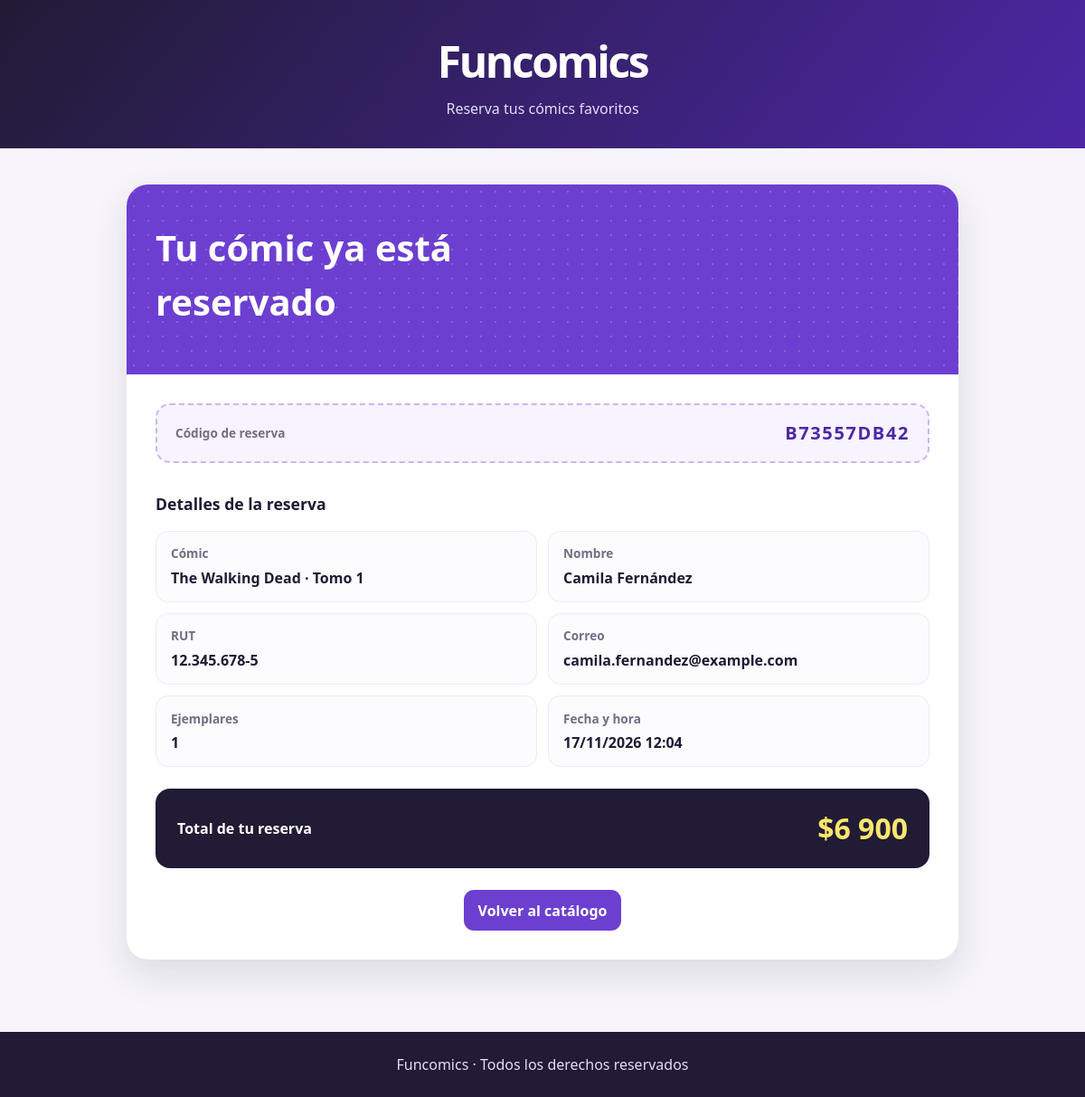
Screenshot of /comprobante/16/ with the database file from the repository.
### tienda/models.py (models this page shows, shortened)
class Reserva(models.Model):
    comic = models.ForeignKey(Comic, on_delete=models.CASCADE)
    nombre_cliente = models.CharField(max_length=50)
    correo_cliente = models.EmailField()
    rut_cliente = models.CharField(max_length=10, unique=True)
    cantidad_ejemplares = models.PositiveIntegerField()
    fecha_y_hora_reserva = models.DateTimeField(auto_now_add=True)
    codigo_reserva = models.CharField(max_length=10, unique=True)

class Comic(models.Model):
    titulo = models.CharField(max_length=50)
    editorial = models.ForeignKey(Editorial, on_delete=models.CASCADE)
    portada = models.ImageField(upload_to='portadas/', blank=True)
    portada_alternativa = models.ImageField(upload_to='portadas/', blank=True)
    numero_tomo = models.PositiveIntegerField()
    tapa_dura = models.BooleanField()
    stock = models.PositiveIntegerField()
    precio = models.PositiveIntegerField()
    disponible = models.BooleanField(default=True)

### tienda/views.py (the view)
# urls.py: path('comprobante/<int:id_reserva>/', views.comprobante),
def comprobante(request, id_reserva):
    reserva = Reserva.objects.select_related('comic').get(id=id_reserva)
    valor_total = reserva.comic.precio * reserva.cantidad_ejemplares
    rut_formateado = formatear_rut(reserva.rut_cliente)
    data = {
        'reserva': reserva,
        'valor_total': valor_total,
        'rut_formateado': rut_formateado,
    }
    return render(request, 'comprobante.html', data)

### tienda/views.py (called while the page is built)
def formatear_rut(rut):
    rut_limpio = rut.replace('.', '').replace('-', '').strip().upper()
    if (
        len(rut_limpio) < 2
        or not rut_limpio[:-1].isdigit()
        or not (rut_limpio[-1].isdigit() or rut_limpio[-1] == 'K')
    ):
        return rut
    cuerpo = f'{int(rut_limpio[:-1]):,}'.replace(',', '.')
    return f'{cuerpo}-{rut_limpio[-1]}'

### templates/comprobante.html (shortened to what this page needs)
{% extends "base.html" %}
{% load humanize %}
{% block content %}
    <div class="page-container receipt-page">
        <article class="receipt-card">
            <header class="receipt-banner">
                <h1>Tu cómic ya está reservado</h1>
            </header>
            <div class="receipt-content">
                <div class="receipt-code">
                    <span>Código de reserva</span>
                    <strong>{{ reserva.codigo_reserva }}</strong>
                </div>
                <h2 class="receipt-section-title">Detalles de la reserva</h2>
                <div class="receipt-details">
                    <div class="receipt-detail">
                        <span>Cómic</span>
                        <strong>{{ reserva.comic.titulo }} · Tomo {{ reserva.comic.numero_tomo }}</strong>
                    </div>
                    <div class="receipt-detail">
                        <span>Nombre</span>
                        <strong>{{ reserva.nombre_cliente }}</strong>
                    </div>
                    <div class="receipt-detail">
                        <span>RUT</span>
                        <strong>{{ rut_formateado }}</strong>
                    </div>
                    <div class="receipt-detail">
                        <span>Correo</span>
                        <strong>{{ reserva.correo_cliente }}</strong>
                    </div>
                    <div class="receipt-detail">
                        <span>Ejemplares</span>
                        <strong>{{ reserva.cantidad_ejemplares }}</strong>
                    </div>
                    <div class="receipt-detail">
                        <span>Fecha y hora</span>
                        <strong>{{ reserva.fecha_y_hora_reserva|date:"d/m/Y H:i" }}</strong>
                    </div>
                </div>
                <div class="receipt-total">
                    <span>Total de tu reserva</span>
                    <strong>${{ valor_total|intcomma }}</strong>
                </div>
                <div class="receipt-actions">
                    <a href="/" class="button button-primary">Volver al catálogo</a>
                </div>
            </div>
        </article>
    </div>
{% endblock %}

### static/css/estilo.css (style rules this page uses)
:root { --ink: #211b35; --muted: #756d83; --purple: #6c3fd1; --purple-dark: #4d27a6; --page: #f7f5fb; --surface: #fff; --line: #e8e3f0; --yellow: #ffe66d; }
* { box-sizing: border-box; }
body { min-width: 320px; min-height: 100vh; margin: 0; background: var(--page); color: var(--ink); font-family: system-ui, -apple-system, "Segoe UI", sans-serif; line-height: 1.5; }
.page-container { width: min(1200px, calc(100% - 2rem)); margin: 0 auto; }
.button { display: inline-flex; min-height: 2.75rem; align-items: center; justify-content: center; padding: 0.65rem 1rem; border: 0; border-radius: 0.7rem; cursor: pointer; font: inherit; font-weight: 800; text-align: center; text-decoration: none; transition: background-color 150ms ease, transform 150ms ease; }
.button-primary { background: var(--purple); color: #fff; }
.receipt-page { max-width: 920px; padding-bottom: 3rem; }
.receipt-card { overflow: hidden; border-radius: 1.5rem; background: var(--surface); box-shadow: 0 1rem 2.5rem rgba(33, 27, 53, 0.12); }
.receipt-banner { position: relative; overflow: hidden; padding: 2.5rem 2rem; background-color: var(--purple); background-image: radial-gradient(rgba(255, 255, 255, 0.18) 1.5px, transparent 1.5px); background-size: 16px 16px; color: #fff; }
.receipt-banner h1 { max-width: 32rem; margin: 0 0 0.65rem; font-size: clamp(1.7rem, 4vw, 2.5rem); font-weight: 900; }
.receipt-content { padding: 2rem; }
.receipt-code { display: flex; align-items: center; justify-content: space-between; gap: 1rem; margin-bottom: 2rem; padding: 1rem 1.25rem; border: 2px dashed #c9b8ef; border-radius: 1rem; background: #f7f3ff; }
.receipt-code span, .receipt-detail span { color: var(--muted); font-size: 0.85rem; font-weight: 700; }
.receipt-code strong { color: var(--purple-dark); font-size: 1.25rem; letter-spacing: 0.08em; }
.receipt-section-title { margin: 0 0 1rem; font-size: 1.1rem; font-weight: 800; }
.receipt-details { display: grid; grid-template-columns: repeat(2, minmax(0, 1fr)); gap: 0.75rem; }
.receipt-detail { display: flex; min-width: 0; flex-direction: column; gap: 0.25rem; padding: 0.9rem 1rem; border: 1px solid #eeeaf5; border-radius: 0.85rem; background: #fcfbfe; }
.receipt-detail strong { overflow-wrap: anywhere; }
.receipt-total { display: flex; align-items: center; justify-content: space-between; gap: 1rem; margin-top: 1.5rem; padding: 1.25rem 1.5rem; border-radius: 1rem; background: var(--ink); color: #fff; font-weight: 700; }
.receipt-total strong { color: var(--yellow); font-size: clamp(1.5rem, 4vw, 2rem); font-weight: 900; }
.receipt-actions { padding-top: 1.5rem; text-align: center; }

### rows the page displays
Reserva: codigo_reserva "B73557DB42", comic.titulo "The Walking Dead", comic.numero_tomo "1", nombre_cliente "Camila Fernández", correo_cliente "camila.fernandez@example.com", cantidad_ejemplares "1", fecha_y_hora_reserva "17/11/2026 12:04"

### other values shown
{{ rut_formateado }} "12.345.678-5"
{{ valor_total|intcomma }} "6 900"
